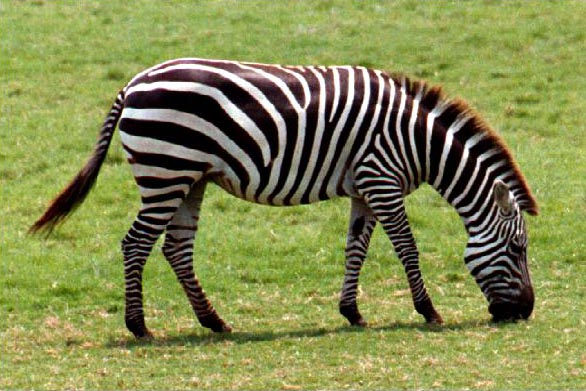
#> input picture LAB5/zebra.jpg, 586 x 391 px, found by its file name
$ jupyter execute 23521330.ipynb
#> lines starting #> are read from the running program, lines starting #| are printed output that depends on the picture
[cell 1]
import cv2
import numpy as np
import matplotlib.pyplot as plt
from sklearn.mixture import GaussianMixture

[cell 2]
from google.colab import drive
drive.mount('/content/drive')

[cell 3]
PATH = '/content/drive/MyDrive/DS102 - LAB/LAB-2025/LAB5/'

[cell 4]
img = cv2.imread(PATH + 'zebra.jpg')
#> img is the input picture: shape (391, 586, 3); mean B, G, R 80.5, 138.4, 132.5

[cell 5]
img
# ndarray(height, width, 3) (pixel) (do ảnh có màu), nếu là ảnh xám thì (height, width)

[cell 6]
img = cv2.cvtColor(img, cv2.COLOR_BGR2RGB) # cv2.imread() đọc ảnh màu theo thứ tự BGR, KHÔNG phải RGB nên phải chuyển về RGB

[cell 7]
img

[cell 8]
img_array = np.array(img)

[cell 9]
h, w, c = img.shape
#> h = 391; w = 586; c = 3

[cell 10]
X = img_array.reshape(-1, 3) # (số mẫu, số đặc trưng)

[cell 11]
X.shape
#> Out = (229126, 3)

**Ý tưởng**
Mục tiêu: Tách foreground (đối tượng chính) khỏi background (nền).

Giả định:

- Màu sắc nền và vật thể có thể được mô hình hóa bằng phân phối xác suất

- Pixel có màu tương tự nhau thì thuộc cùng một cụm

- Mỗi pixel là 1 sample.

[cell 12]
gmm = GaussianMixture(
    n_components = 3, # số cụm là 3
    random_state = 42,
    covariance_type = 'full' # mỗi cụm có ma trận hiệp psai khác nhau
)

[cell 13]
gmm.fit(X)

[cell 14]
labels = gmm.predict(X)

[cell 15]
unique, counts = np.unique(labels, return_counts=True) # các cụm
#> unique = [0, 1, 2]; counts = [54729, 21521, 152876]
background_label = unique[np.argmax(counts)] # các điểm trong cụm nền (là cụm có nhiều pixel nhất)
#> background_label = 2

[cell 16]
foreground = img_array.copy().reshape(-1, 3)
foreground[labels == background_label] = [255, 255, 255] # gán màu trắng cho các pixel được dự đoán là nền

[cell 17]
plt.figure(figsize=(12,5))

plt.subplot(1,2,1)
plt.title("Ảnh gốc")
plt.imshow(img_array)
plt.axis("off")
plt.subplot(1,2,2)
plt.title("Ảnh đã xóa nền")
plt.imshow(foreground.reshape(h, w, c))
plt.axis("off")

plt.show()
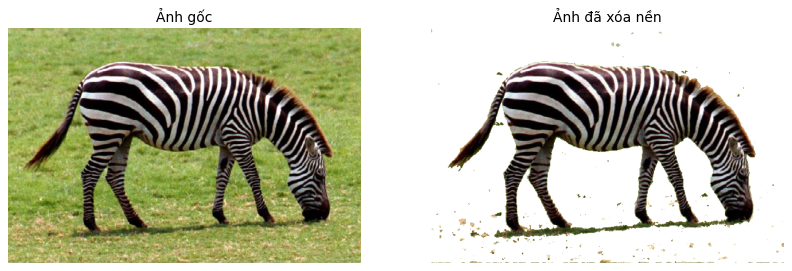
#> figure drawn by matplotlib, 2 panels

[cell 18]
gmm = GaussianMixture(
    n_components=3,
    random_state=42,
    covariance_type='tied' # ma trận hiệp psai là như nhau cho các cụm
)

[cell 19]
gmm.fit(X)

[cell 20]
labels = gmm.predict(X)

[cell 21]
# cụm nền
unique, counts = np.unique(labels, return_counts=True)
#> counts = [19090, 49907, 160129]
background_label = unique[np.argmax(counts)]
foreground = img_array.copy().reshape(-1, 3)
foreground[labels == background_label] = [255, 255, 255]

[cell 22]
plt.figure(figsize=(12,5))

plt.subplot(1,2,1)
plt.title("Ảnh gốc")
plt.imshow(img_array)
plt.axis("off")
plt.subplot(1,2,2)
plt.title("Ảnh đã xóa nền")
plt.imshow(foreground.reshape(h, w, c))
plt.axis("off")

plt.show()
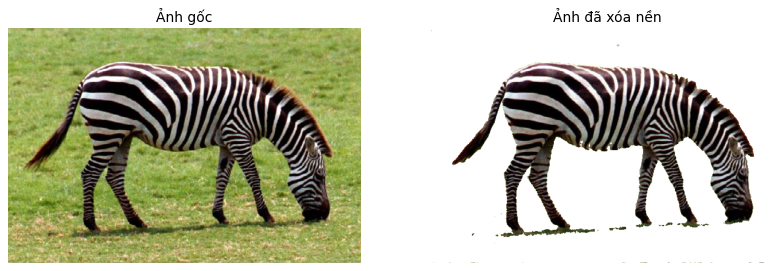
#> figure drawn by matplotlib, 2 panels

[cell 23]
foreground_3 = foreground.copy()

#### Thử tăng K

[cell 24]
gmm = GaussianMixture(
    n_components=5,
    random_state=42,
    covariance_type='tied' # ma trận hiệp psai là như nhau cho các cụm
)
gmm.fit(X)
labels = gmm.predict(X)

# cụm nền
unique, counts = np.unique(labels, return_counts=True)
#> unique = [0, 1, 2, 3, 4]; counts = [49522, 36261, 21175, 13729, 108439]
background_label = unique[np.argmax(counts)]
#> background_label = 4
foreground = img_array.copy().reshape(-1, 3)
foreground[labels == background_label] = [255, 255, 255]

[cell 25]
plt.figure(figsize=(12,5))

plt.subplot(1,2,1)
plt.title("Ảnh gốc")
plt.imshow(img_array)
plt.axis("off")
plt.subplot(1,2,2)
plt.title("Ảnh đã xóa nền")
plt.imshow(foreground.reshape(h, w, c))
plt.axis("off")

plt.show()
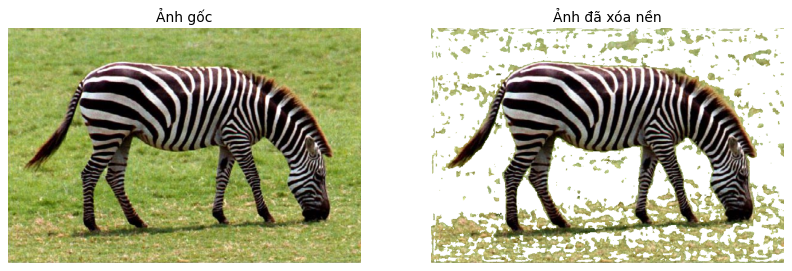
#> figure drawn by matplotlib, 2 panels

Khi n_components lớn thì nên chia thành nhiều loại: nền sáng, nền tối, nền bóng, nền noise. Nên tăng components có thể sẽ nhầm các gaussian còn lại là foreground -> còn lốm đốm.

#### Thử giảm K

[cell 26]
gmm = GaussianMixture(
    n_components=2,
    random_state=42,
    covariance_type='tied' # ma trận hiệp psai là như nhau cho các cụm
)
gmm.fit(X)
labels = gmm.predict(X)

# cụm nền
unique, counts = np.unique(labels, return_counts=True)
#> unique = [0, 1]; counts = [178167, 50959]
background_label = unique[np.argmax(counts)]
#> background_label = 0
foreground = img_array.copy().reshape(-1, 3)
foreground[labels == background_label] = [255, 255, 255]

[cell 27]
plt.figure(figsize=(12,5))

plt.subplot(1,2,1)
plt.title("Ảnh gốc")
plt.imshow(img_array)
plt.axis("off")
plt.subplot(1,2,2)
plt.title("Ảnh đã xóa nền")
plt.imshow(foreground.reshape(h, w, c))
plt.axis("off")

plt.show()
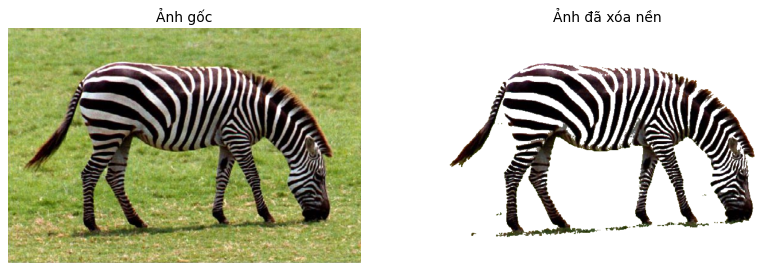
#> figure drawn by matplotlib, 2 panels

[cell 28]
foreground.reshape(h, w, c)

[cell 29]
foreground_3.reshape(h, w, c)

Giảm K = 2 -> sắc độ, ánh sáng lên con ngựa vằn (foreground) ít hơn K = 3 do số cụm chỉ định ít -> số gaussian ít nên các pixel có sắc độ ít khác biệt dễ bị gộp lại -> k = 3 là tối ưu nhất.

[cell 30]
foreground_3 = cv2.cvtColor(foreground_3.reshape(h, w, c), cv2.COLOR_BGR2RGB)
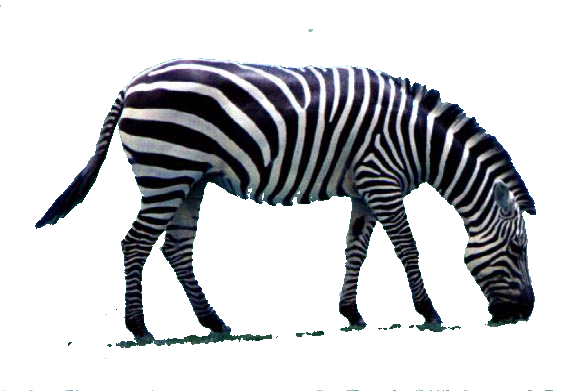
#> foreground_3: shape (391, 586, 3); mean R, G, B 198.6, 199.8, 202.5
cv2.imwrite(PATH + "zebra-bgremoved.png", foreground_3)
#> Out = True
